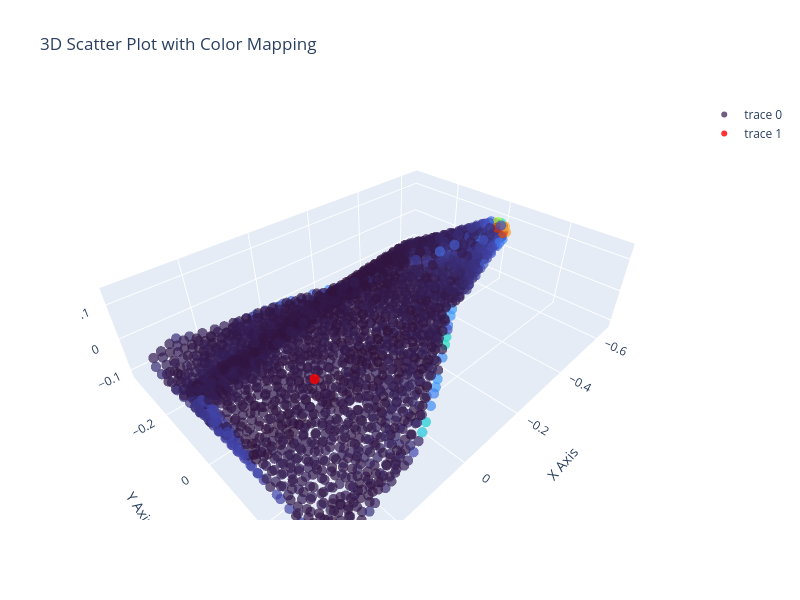

The notebook cell saved with this chart:
### Code cell
import plotly.graph_objects as go
import numpy as np
import random


vpt_idx = random.randint(0, vpt_num)
att_idx = -1
# 生成1024个随机的XYZ坐标点
x = model.xyzn_surf_source[0,0,:]
y = model.xyzn_surf_source[0,1,:]
z = model.xyzn_surf_source[0,2,:]

# 颜色的映射
if att_idx>=0:
    colors = att_tensor[att_idx,vpt_idx,:]
else:
    colors = att_tensor[:,vpt_idx,:].sum(0)

# 创建一个红色的大点在原点
red_point = go.Scatter3d(
    x=[xyz_volume[0,0,vpt_idx]],
    y=[xyz_volume[0,1,vpt_idx]],
    z=[xyz_volume[0,2,vpt_idx]],
    mode='markers',
    marker=dict(
        color='red',
        size=6,  # 可以调整点的大小
        opacity=0.8
    )
)

# 创建散点图
fig = go.Figure()

# 添加随机点
fig.add_trace(go.Scatter3d(
    x=x,
    y=y,
    z=z,
    mode='markers',
    marker=dict(
        color=colors,
        colorscale='Turbo',  # 可以选择不同的颜色映射
        size=6,  # 可以调整点的大小
        opacity=0.7
    )
))

# 添加红色大点
fig.add_trace(red_point)

# 更新布局
fig.update_layout(
    title='3D Scatter Plot with Color Mapping',
    width=800,
    height=600,
    scene=dict(
        xaxis_title='X Axis',
        yaxis_title='Y Axis',
        zaxis_title='Z Axis'
    )
)

# 显示图形
fig.show()

### Figure 1 — Plotly figure (JSON) as saved in the notebook; plotly's stock layout.template omitted (floating-point values rounded to 4 significant figures; data arrays with more than 128 entries replaced by an {"elided": "..."} marker saying what was removed)
{"data": [{"marker": {"color": {"elided": "2048 float values"}, "colorscale": [[0, "#30123b"], [0.07143, "#4145ab"], [0.1429, "#4675ed"], [0.2143, "#39a2fc"], [0.2857, "#1bcfd4"], [0.3571, "#24eca6"], [0.4286, "#61fc6c"], [0.5, "#a4fc3b"], [0.5714, "#d1e834"], [0.6429, "#f3c63a"], [0.7143, "#fe9b2d"], [0.7857, "#f36315"], [0.8571, "#d93806"], [0.9286, "#b11901"], [1, "#7a0402"]], "opacity": 0.7, "size": 6}, "mode": "markers", "type": "scatter3d", "x": {"elided": "2048 float values"}, "y": {"elided": "2048 float values"}, "z": {"elided": "2048 float values"}}, {"marker": {"color": "red", "opacity": 0.8, "size": 6}, "mode": "markers", "type": "scatter3d", "x": [0.1125], "y": [0.01983], "z": [-0.04623]}], "layout": {"height": 600, "scene": {"xaxis": {"title": {"text": "X Axis"}}, "yaxis": {"title": {"text": "Y Axis"}}, "zaxis": {"title": {"text": "Z Axis"}}}, "title": {"text": "3D Scatter Plot with Color Mapping"}, "width": 800}}
